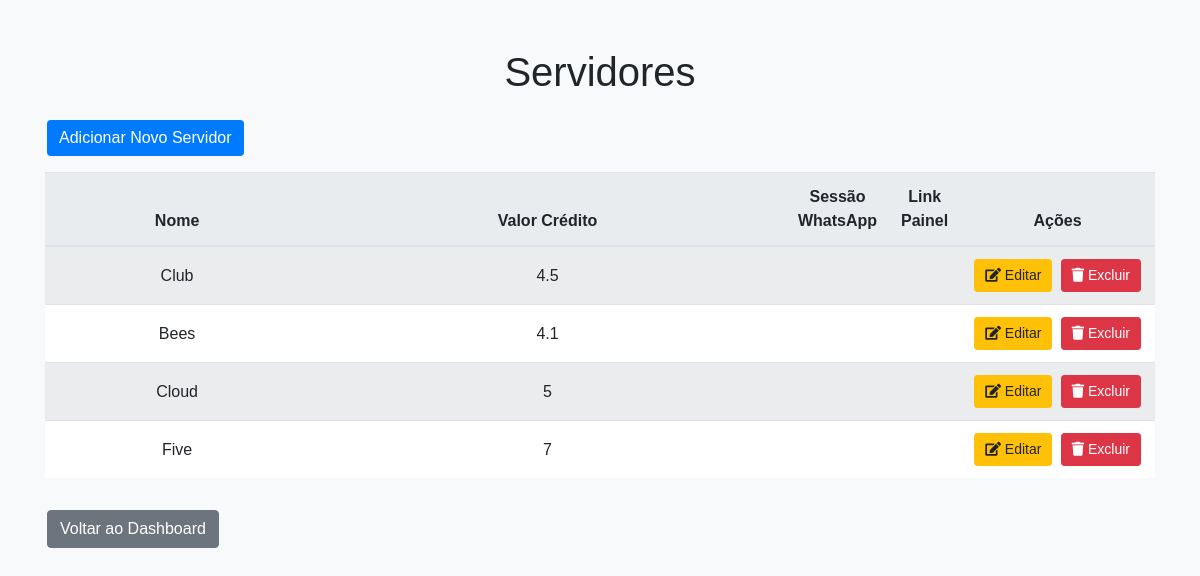
/listar_servidores.php (signed in), run on the app's committed database.
### tables this page shows
CREATE TABLE servers (
        id INTEGER PRIMARY KEY AUTOINCREMENT,
        name TEXT NOT NULL,
        credit_value REAL NOT NULL,
        whatsapp_session TEXT,
        panel_link TEXT
    , user_id INTEGER);

### listar_servidores.php (the view, shortened to what this page needs)
<?php
include('config/db.php');
$user_id = $_SESSION['user_id'];
$stmt = $pdo->prepare("SELECT * FROM servers WHERE user_id = ?");
$stmt->execute([$user_id]);
$servidores = $stmt->fetchAll(PDO::FETCH_ASSOC);
?>
<!DOCTYPE html>
<html>
<head>
    <link rel="stylesheet" href="https://maxcdn.bootstrapcdn.com/bootstrap/4.5.2/css/bootstrap.min.css">
    <link rel="stylesheet" href="https://cdnjs.cloudflare.com/ajax/libs/font-awesome/5.15.3/css/all.min.css">
    <link rel="stylesheet" type="text/css" href="assets/css/styles.css">
</head>
<body>
    <div class="container mt-5">
        <h1 class="mb-4">Servidores</h1>
        <button class="btn btn-primary mb-3" data-toggle="modal" data-target="#modalAdicionar">Adicionar Novo Servidor</button>
        <table class="table table-striped table-custom">
            <thead>
                <tr>
                    <th>Nome</th>
                    <th>Valor Crédito</th>
                    <th>Sessão WhatsApp</th>
                    <th>Link Painel</th>
                    <th>Ações</th>
                </tr>
            </thead>
            <tbody>
                <?php foreach ($servidores as $servidor): ?>
                    <tr>
                        <td><?= htmlspecialchars($servidor['name']) ?></td>
                        <td><?= htmlspecialchars($servidor['credit_value']) ?></td>
                        <td><?= htmlspecialchars($servidor['whatsapp_session']) ?></td>
                        <td><?= htmlspecialchars($servidor['panel_link']) ?></td>
                        <td>
                            <a href="listar_servidores.php?editar_id=<?= $servidor['id'] ?>" class="btn btn-sm btn-warning"><i class="fas fa-edit"></i> Editar</a>
                            <form method="post" style="display:inline;" class="form-excluir-servidor">
                                <button type="submit" name="excluir" class="btn btn-sm btn-danger" onclick="return confirm('Você tem certeza que deseja excluir este servidor?');"><i class="fas fa-trash"></i> Excluir</button>
                            </form>
                        </td>
                    </tr>
                <?php endforeach; ?>
            </tbody>
        </table>
        <a href="dashboard.php" class="btn btn-secondary btn-voltar mt-3">Voltar ao Dashboard</a>
    </div>
</body>
</html>

### assets/css/styles.css (style rules this page uses)
body { font-family: Arial, sans-serif; }
.table-custom td, .table-custom th { padding: .25rem; vertical-align: middle; }
.table-custom td { white-space: nowrap; }
.table th, .table td { text-align: center; vertical-align: middle; }
.btn { margin-right: 5px; }
.btn-voltar { margin-top: 20px; }
body, html { height: 100%; margin: 0; }
.btn-primary { background-color: #007bff; border: none; font-size: 16px; }
body { background-color: #f8f9fa; }
h1 { text-align: center; margin-bottom: 20px; }
.table-custom th, .table-custom td { vertical-align: middle; text-align: center; }
.table-custom { width: 100%; margin-bottom: 1rem; color: #212529; border-collapse: collapse; }
.table-custom th, .table-custom td { padding: 0.75rem; border-top: 1px solid #dee2e6; }
.table-custom th { background-color: #e9ecef; }
.table-custom td { word-wrap: break-word; }
.table-custom tr:nth-of-type(odd) { background-color: #f8f9fa; }
.table-custom tr:nth-of-type(even) { background-color: #ffffff; }
.table-custom th:nth-child(3), .table-custom td:nth-child(3) { width: 90px; }
.table-custom th:nth-child(4), .table-custom td:nth-child(4) { width: 70px; }
.table-custom th:nth-child(5), .table-custom td:nth-child(5) { width: 120px; }
.btn { margin: 0 2px; }
.btn-sm { padding: 5px 10px; }

### data on the page
servers: name "Club", credit_value "4.5"
servers: name "Bees", credit_value "4.1"
servers: name "Cloud", credit_value "5"
servers: name "Five", credit_value "7"
